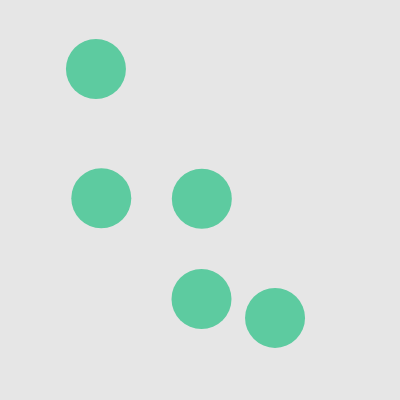
Frame 1 (no input)
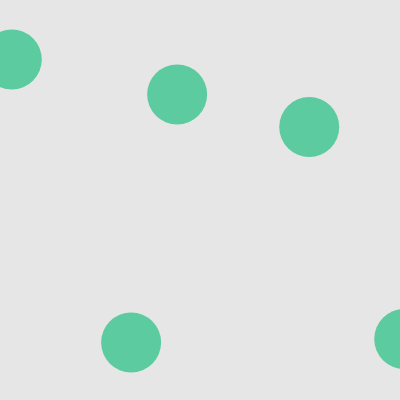
Frame 60 (no input)
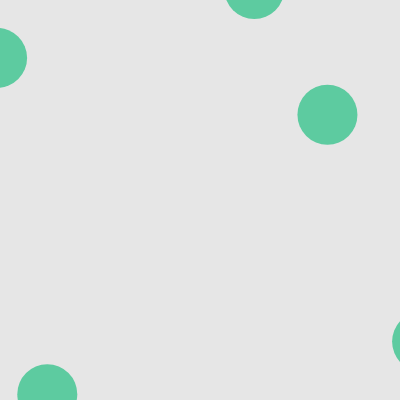
Frame 120 (the mouse pressed at the canvas centre since frame 60)

The p5.js sketch that drew these frames (run headless with seeded random() and noise() and a simulated clock; from frame 60 on, the mouse is pressed at the canvas centre):

// p5.js sketch
// ── sketch.js
// DM2008 – Activity 5a
// Colliding Circles (30 min)

let balls = [];

function setup() {
  createCanvas(400, 400);
  balls.push(new Ball(100, 200));
  balls.push(new Ball(200, 300));
  balls.push(new Ball(200, 200));
  balls.push(new Ball(random(400), random(400)));
  balls.push(new Ball(random(400), random(400)));
  // Step 1: create two Ball objects
  // balls.push(new Ball(x, y));
  // balls.push(new Ball(x, y));
}

function draw() {
  background(230);

  // Step 2: update and display each ball
  for (let i = 0; i < balls.length; i++) {
    let b = balls[i];
    b.move();
    b.show();
    b.checkCollision(balls);

    // Step 3: check collisions
    // Use dist() between ball centers
    // Trigger feedback (color, bounce, etc.)
  }
}

class Ball {
  constructor(x, y) {
    this.pos = createVector(x, y);
    this.r = 30;
    this.vel = createVector(random(-3, 3), random(-3, 3));
  }

  move() {
    this.pos.add(this.vel);
    if (this.pos.x > width + this.r) {
      this.pos.x = -this.r;
    }
    if (this.pos.x < -this.r) {
      this.pos.x = width + this.r;
    }
    if (this.pos.y > height + this.r) {
      this.pos.y = -this.r;
    }
    if (this.pos.y < -this.r) {
      this.pos.y = height + this.r;
    }
    // TODO: wrap around OR bounce off edges
  }

  show() {
    // let r = random(255);
    // let g = random(255);
    // let b = random(255);
    fill(color(93, 203, 160));
    noStroke();
    ellipse(this.pos.x, this.pos.y, this.r * 2);
    return;
  }

  checkCollision(others) {
    for (let i = 0; i < others.length; i++) {
      if (others[i] !== this) {
        let other = others[i];
        let d = dist(this.pos.x, this.pos.y, other.pos.x, other.pos.y);
        if (d < this.r + other.r) {
          this.vel.x *= -1;
          this.vel.y *= -1;
          push();
          fill(random(255));
          ellipse(this.pos.x, this.pos.y, this.r * 2);
          pop();
        }
      }
    }
  }
  // Step 4: Add a method to checkCollision(others)
  // Use dist() and respond visually
}
